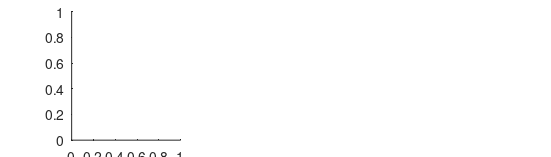

This figure's MATLAB source: (Note: this script raises an error after producing the figure.)
function figs_4_6

% figs_4_6.m
%
% Generates figures 4 and 6

% Fixed parameters
N = 1e5;
R0 = 3;
gamma = 1/5;
alpha1 = gamma./49;
beta2mult = 2;
beta1 = R0*(alpha1+gamma)/N;
beta2 = beta1*beta2mult;

% Variables
ALPHA20 = alpha1*[1,2,3];
NPITHRESHOLD_ON = [0,0.01];
NPITHRESHOLD_OFF = [0,0.002];
R = linspace(0,1,101);

% Figure labels
labs1 = {'(a)','(b)','(c)'};

% Loop over each figure
for k=1:2
    NPIthreshold_on = NPITHRESHOLD_ON(k);
    NPIthreshold_off = NPITHRESHOLD_OFF(k);
    if(k==1)
        figure(4)
    else
        figure(6)
    end
    
    % Setup figure
    clf
    set(gcf,'color','w')
    set(gcf,'PaperUnits','centimeters')
    xSize = 14; ySize = 4;
    xLeft = (21-xSize)/2; yTop = (30-ySize)/2;
    set(gcf,'PaperPosition',[xLeft yTop xSize ySize])
    set(gcf,'Position',[10 100 xSize*50 ySize*50])
    
    ymax = 0;
    % Loop over variation in the relative mortality rate
    for l=1:length(ALPHA20)
        alpha2 = ALPHA20(l);
        
        subplot(1,length(ALPHA20),l)
        hold on
        
        filename = strcat('Data/variantevo_mortality_',num2str(NPIthreshold_on),'_',num2str(NPIthreshold_off),'_',num2str(alpha1),'_',num2str(alpha2),'_',num2str(beta1),'_',num2str(beta2),'.mat');
        load(filename)
        
        % Plot data
        OUT = prctile(Dtotal(1,:,:),[25,75],3);
        patch([R fliplr(R)],[max(0,OUT(:,:,1)) fliplr(OUT(:,:,2))],'k','facealpha',0.3,'linestyle','none');
        plot(R,median(Dtotal(end,:,:),3),'color','k','linewidth',2)
        
        ymax = max(ymax,max(OUT(:,:,2)));
        
        box on
        if(l==2)
            xlabel('Strength of NPIs, $r$','interpreter','latex','fontsize',16)
        end
        if(l==1)
            ylabel('Total deaths (per 100k)','interpreter','latex','fontsize',16)
        end
        if(alpha1==alpha2)
            title(strcat('$\alpha_v=\alpha_w$'),'interpreter','latex','fontsize',16)
        else
            title(strcat('$\alpha_v=',num2str(alpha2/alpha1),'\alpha_w$'),'interpreter','latex','fontsize',16)
        end
    end
    
    ymax = 100*ceil(ymax/100);
    for l=1:length(ALPHA20)
        subplot(1,length(ALPHA20),l)
        ylim([0,ymax]);
        text(0,max(get(gca,'ylim'))*1.1,labs1{l},'interpreter','latex','fontsize',14)
    end
    
    %     % Save figures
    %     if(k==1)
    %         save2pdf('fig_4.pdf')
    %     else
    %         save2pdf('fig_6.pdf')
    %     end
end